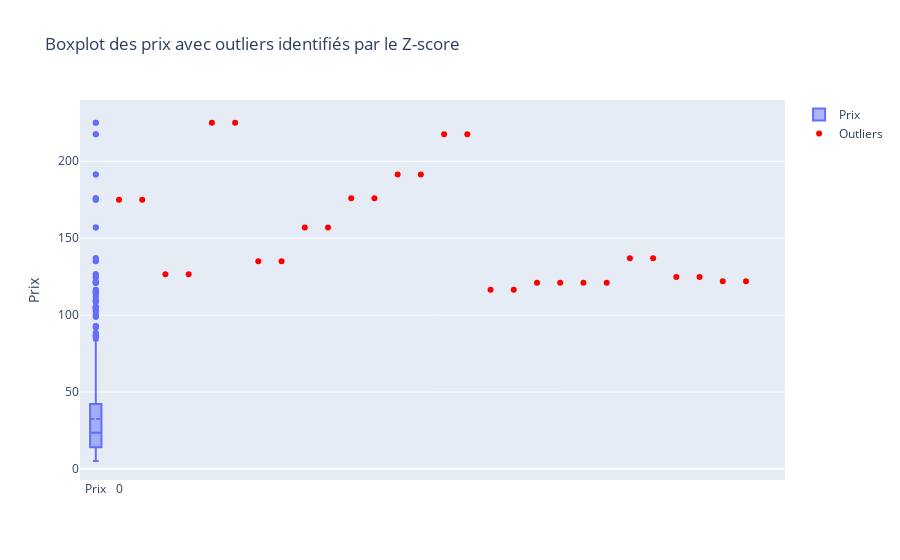

Source (notebook cell):
### Code cell
fig_Z = go.Figure()

# Ajout main box
fig_Z.add_trace(go.Box(y=allin_for_analyze['price'], name='Prix', boxmean=True, boxpoints='outliers'))

# Ajout des outliers
fig_Z.add_trace(go.Scatter(y=outliers_Z_score['price'], mode='markers', marker=dict(color='red'), name='Outliers'))

fig_Z.update_layout(title='Boxplot des prix avec outliers identifiés par le Z-score', yaxis_title='Prix')

fig_Z.show()

### Figure 1 — Plotly figure (JSON) as saved in the notebook; plotly's stock layout.template omitted (floating-point values rounded to 4 significant figures; data arrays with more than 128 entries replaced by an {"elided": "..."} marker saying what was removed)
{"data": [{"boxmean": true, "boxpoints": "outliers", "name": "Prix", "type": "box", "y": {"elided": "1421 float values"}}, {"marker": {"color": "red"}, "mode": "markers", "name": "Outliers", "type": "scatter", "y": [175, 175, 126.5, 126.5, 225, 225, 135, 135, 157, 157, 176, 176, 191.3, 191.3, 217.5, 217.5, 116.4, 116.4, 121, 121, 121, 121, 137, 137, 124.8, 124.8, 122, 122]}], "layout": {"title": {"text": "Boxplot des prix avec outliers identifiés par le Z-score"}, "yaxis": {"title": {"text": "Prix"}}}}
